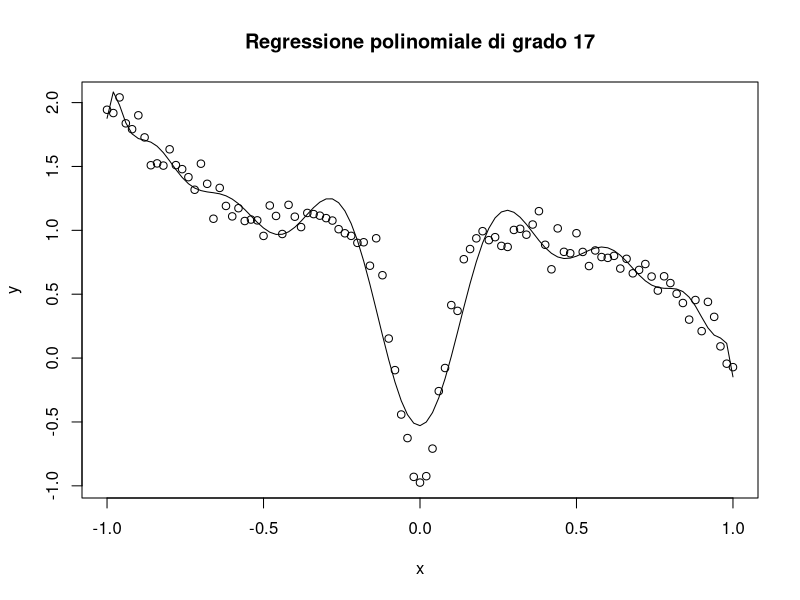
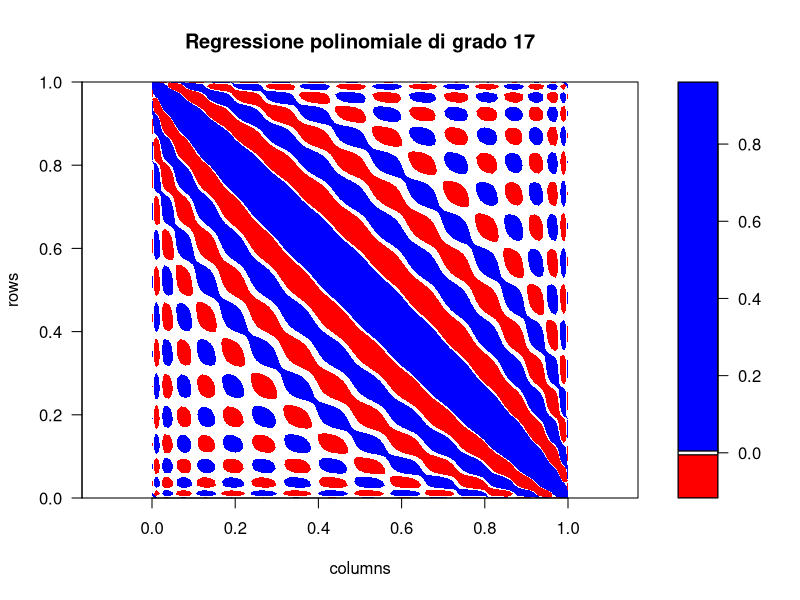
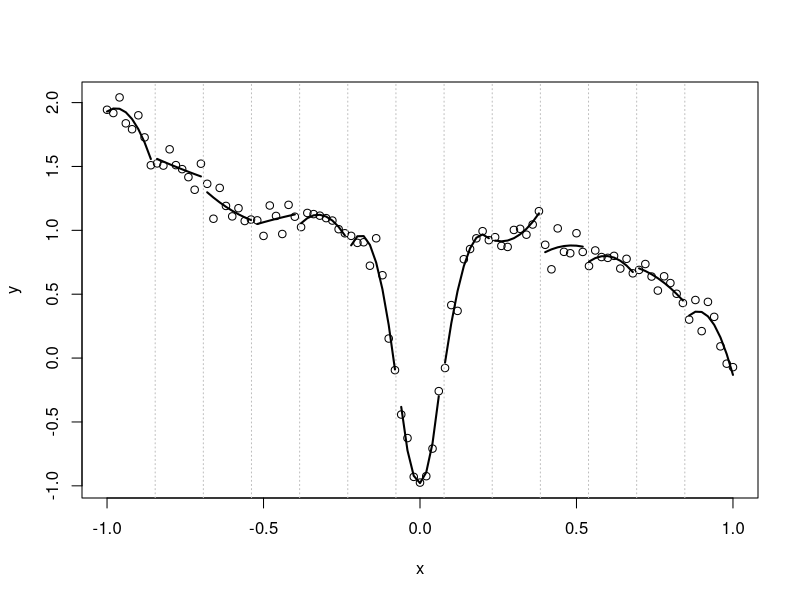
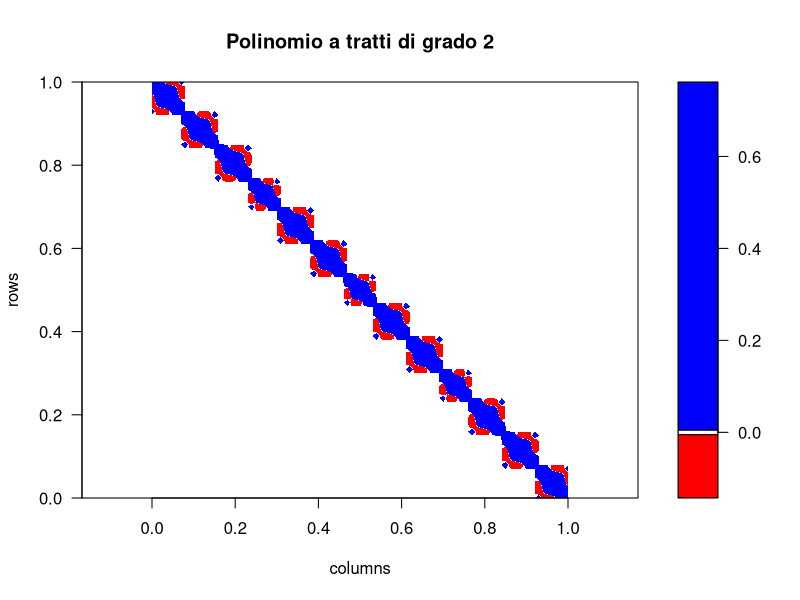
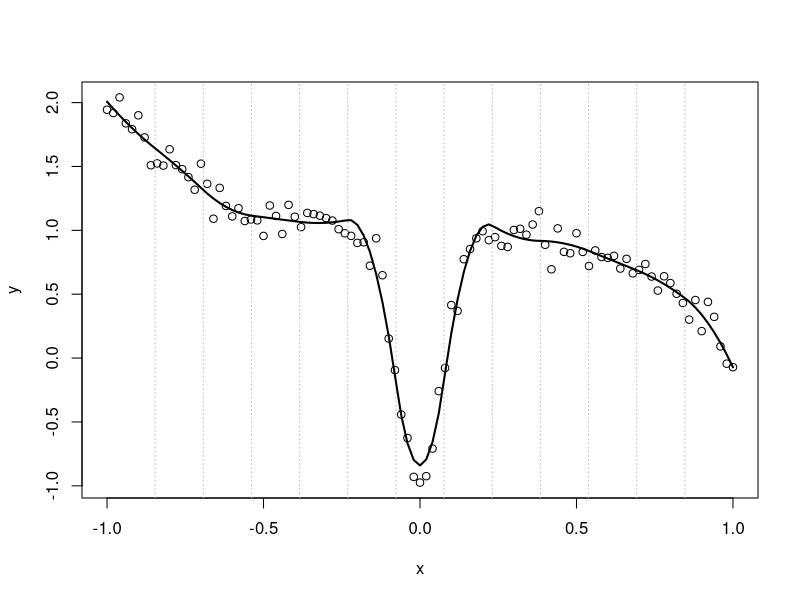
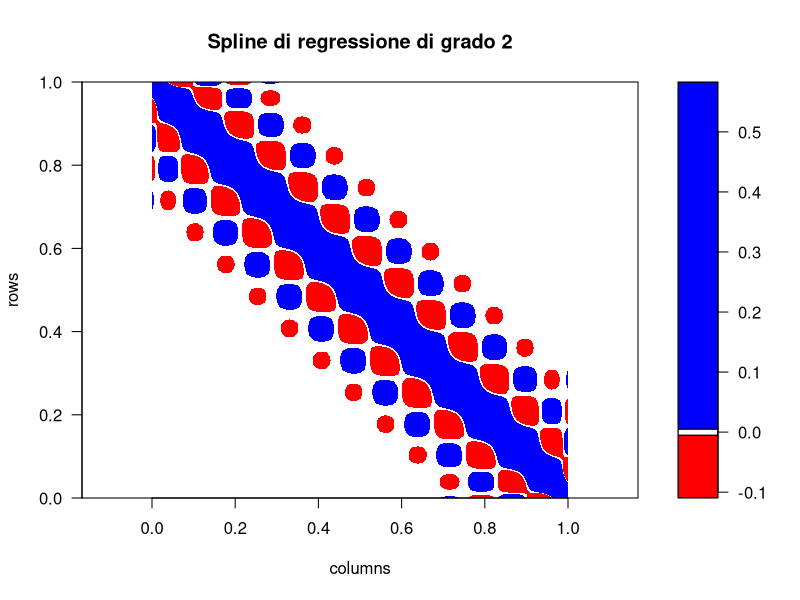
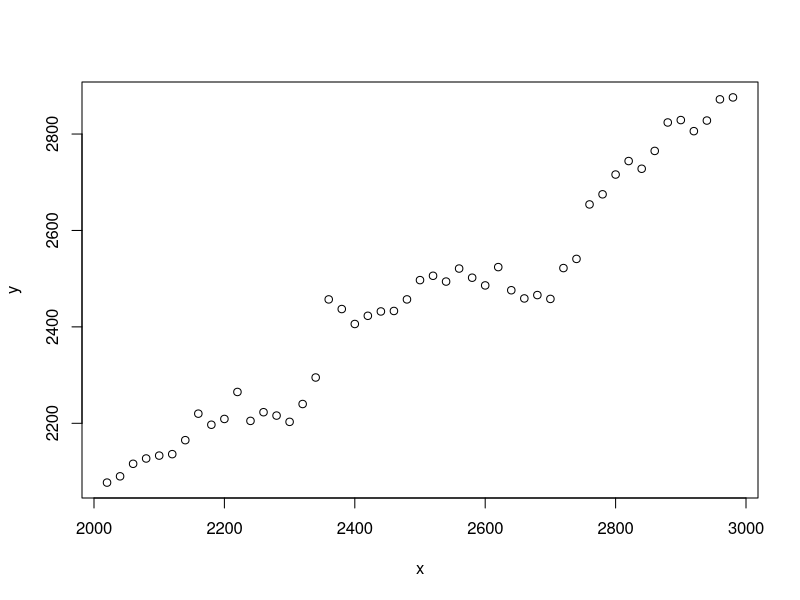
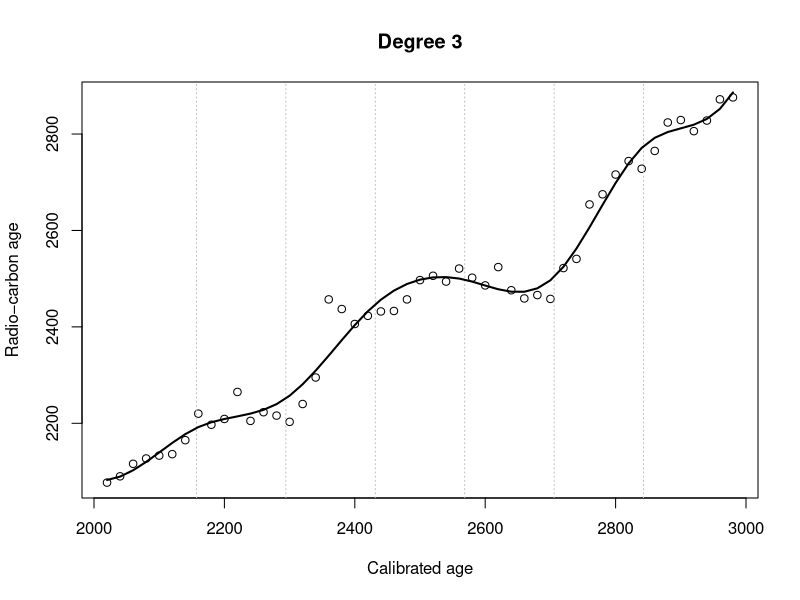

Here is the R script that generated these plots, in order:
rm(list=ls())
#==========================
# REGRESSION SPLINES
#==========================

#--- DATI SIMULATI ----------------------------

fx = function(x) 1 - x^3 - 2*exp(-100*x^2)
x = seq(-1,1,by=0.02)
set.seed(123)
n = length(x)
y = fx(x) + rnorm(n,0,0.1)

#--- REGRESSIONE POLINOMIALE ----------------------------

fit = lm(y ~ poly(x,degre=17, raw=T))
#pdf("Figure_poly17.pdf")
plot(x,y, main="Regressione polinomiale di grado 17")
lines(x,fitted(fit))
#dev.off()

B = model.matrix(fit)
S = B %*% solve(crossprod(B)) %*% t(B)

#pdf("Figure_hatmatrix17.pdf")
filled.contour(main="Regressione polinomiale di grado 17",apply(S, 2, rev), asp=1, xaxt="n", yaxt="n", xlab="columns", ylab="rows", levels=c(min(S),-0.005,0.005,max(S)), col=c("red", "white", "blue"))
#dev.off()

kappa(crossprod(B), exact=T)

#--- POLINOMI0 A TRATTI ----------------------------

M = 2
knots = seq(-1,1,length=14)[-c(1,14)]
x_cut = cut(x, c(-Inf,knots,Inf) )
#pdf("Figure_piece_poly.pdf")
plot(x,y)
abline(v=knots, col="gray", lty=3)
S = matrix(0,n,n)
for (i in 1:length(levels(x_cut)) ){
  subset = (x_cut==levels(x_cut)[i])
  lines(x[subset], fitted(lm(y[subset] ~ poly(x[subset],M))), lwd=2 )
  B = model.matrix(lm(y[subset] ~ poly(x[subset],M)))
  S[subset,subset] = B %*% solve(crossprod(B)) %*% t(B)
}
#dev.off()

#pdf("Figure_hatmatrix_piece_poly.pdf")
filled.contour(main="Polinomio a tratti di grado 2",apply(S, 2, rev), asp=1, xaxt="n", yaxt="n", xlab="columns", ylab="rows", levels=c(min(S),-0.005,0.005,max(S)), col=c("red", "white", "blue"))
#dev.off()


#--- SPLINE DI REGRESSIONE ----------------------------

K = length(knots)
n = length(x)
B = matrix(NA,ncol=M+K+1, nrow=n)
B[,1:(M+1)] = cbind(1,poly(x,M, raw=TRUE))
B[,(M+2):(M+K+1)] = sapply(1:K, function(k) ifelse(x >= knots[k], (x-knots[k])^M, 0))
fit = lm(y ~ 0 + B)

#pdf("Figure_reg_spline.pdf")
plot(x,y)
abline(v=knots, col="gray", lty=3)
lines(x,predict(fit), lwd=2)
#dev.off()

S = B %*% solve(crossprod(B)) %*% t(B)
#pdf("Figure_hatmatrix_reg_spline.pdf")
filled.contour(main="Spline di regressione di grado 2",apply(S, 2, rev), asp=1, xaxt="n", yaxt="n", xlab="columns", ylab="rows", levels=c(min(S),-0.005,0.005,max(S)), col=c("red", "white", "blue"))
#dev.off()


#--- RADIOCARBON DATA ----------------------------

library(sm) 
dat = radioc[(radioc$Cal.age > 2000 & radioc$Cal.age < 3000), ]
x = dat$Cal.age
y = dat$Rc.age
plot(y ~ x)

K = 6
knots = seq(min(x),max(x),length=K+2)[-c(1,K+2)]
M = 3
n = length(x)
B = matrix(NA,ncol=M+K+1, nrow=n)
B[,1:(M+1)] = cbind(1,poly(x,M, raw=TRUE))
B[,(M+2):(M+K+1)] = sapply(1:K, function(k) ifelse(x >= knots[k], (x-knots[k])^M, 0))
fit = lm(y ~ 0 + B)

#pdf("Figure_radioc_M.pdf")
plot(x,y, ylab="Radio−carbon age", xlab="Calibrated age", main=paste("Degree", M))
abline(v=knots, col="gray", lty=3)
lines(x,predict(fit), lwd=2)
#dev.off()



K = 7
knots = seq(min(x),max(x),length=K+2)[-c(1,K+2)]
M = 3
n = length(x)
B = matrix(NA,ncol=M+K+1, nrow=n)
B[,1:(M+1)] = cbind(1,poly(x,M, raw=TRUE))
B[,(M+2):(M+K+1)] = sapply(1:K, function(k) ifelse(x >= knots[k], (x-knots[k])^M, 0))
fit = lm(y ~ 0 + B)

#pdf("Figure_radioc_K.pdf")
plot(x,y, ylab="Radio−carbon age", xlab="Calibrated age", main=paste(K+2, "knots"))
abline(v=knots, col="gray", lty=3)
abline(v=range(x), col="gray", lty=3)
lines(x,predict(fit), lwd=2)
#dev.off()

#--- INTERPOLATING NATURAL SPLINE ----------------------------

#pdf("Figure_interpolating_ns.pdf")
f = splinefun(x, y, method = "natural")
plot(x, y, xlim=c(1900,3100))
curve(f(x), add = TRUE, from = 1000, to = 4000, n = 1000, lwd=2) 
#dev.off()

#--- TRUNCATED POWER BASIS ----------------------------

x = (x-min(x)) / (max(x)-min(x))
y = (y-min(y)) / (max(y)-min(y))

K = 13
knots = seq(min(x),max(x),length=K+2)[-c(1,K+2)]
M = 3
n = length(x)
B = matrix(NA,ncol=M+K+1, nrow=n)
B[,1:(M+1)] = cbind(1,poly(x,M, raw=TRUE))
B[,(M+2):(M+K+1)] = sapply(1:K, function(k) ifelse(x >= knots[k], (x-knots[k])^M, 0))

#pdf("Figure_tpowerbasis.pdf")
op <- par(mfrow=c(3,1), mar = c(0, 4, 0, 0))
plot(x,y, ylim=c(-0.5,1.5), col="white", ylab="Unscaled basis functions Bj(x)")
abline(v=knots, lty=3, col="gray")
for (i in 1:ncol(B)) lines(x,B[,i], col=i, lwd=2)

fit = lm(y ~ 0 + B)
beta_hat = coef(fit)
beta_hat
B_scaled = sapply(1:length(beta_hat),function(j) B[,j]*beta_hat[j])

plot(x,y, ylim=c(-0.5,1.5), col="white", , ylab="Scaled basis functions betaj * Bj(x)")
abline(v=knots, lty=3, col="gray")
for (i in 1:ncol(B_scaled)) lines(x,B_scaled[,i], col=i, lwd=2)

plot(x,y, ylim=c(-0.5,1.5), ylab="Sum betaj * Bj(x)")
abline(v=knots, lty=3, col="gray")
y_hat = apply(B_scaled, 1, sum)
lines(x,y_hat, lwd=2)
par(op)
#dev.off()


#--- NON-STANDARDIZED ----------------------------

rm(list=ls())

library(sm) 
dat = radioc[(radioc$Cal.age > 2000 & radioc$Cal.age < 3000), ]
x = dat$Cal.age
y = dat$Rc.age


K = 13
knots = seq(min(x),max(x),length=K+2)[-c(1,K+2)]
M = 3
n = length(x)
B = matrix(NA,ncol=M+K+1, nrow=n)
B[,1:(M+1)] = cbind(1,poly(x,M, raw=TRUE))
B[,(M+2):(M+K+1)] = sapply(1:K, function(k) ifelse(x >= knots[k], (x-knots[k])^M, 0))
fit = lm(y ~ 0 + B)
beta_hat = coef(fit)

#pdf("Figure_barbeta.pdf")
barplot(beta_hat)
#dev.off()

kappa(crossprod(B), exact=T)


#---------------------------------------
# B-SPLINES
#---------------------------------------

tpower <- function(x, t, deg){
  (x - t) ^ deg * (x > t)
}

bbase <- function(x, xl, xr, ndx, deg){
  dx <- (xr - xl) / ndx
  knots <- seq(xl - deg * dx, xr + deg * dx, by = dx)
  P <- outer(x, knots, tpower, deg)
  n <- dim(P)[2]
  Delta <- diff(diag(n), diff = deg + 1) / (gamma(deg + 1) * dx ^ deg)
  B <- (-1) ^ (deg + 1) * P %*% t(Delta)
  B
}


xl=min(x)
xr=max(x)
ndx=K+1
bdeg=3

B <- bbase(x, xl, xr, ndx, bdeg)
knots_all <- seq(xl - bdeg * (xr - xl) / ndx, xr + bdeg * (xr - xl) / ndx, by = (xr - xl) / ndx)
#pdf("Figure_Bspline.pdf")
plot(knots_all,rep(0,length(knots_all)),pch=19, ylab=expression(B[j](x)), xlab="x")
abline(v=knots_all, lty=3, col="gray")
for (i in 1:ncol(B)) lines(x,B[,i], col=i, lwd=2)
#dev.off()

rowSums(B)


x = (x-min(x)) / (max(x)-min(x))
y = (y-min(y)) / (max(y)-min(y))

xl=min(x)
xr=max(x)
ndx=K+1
bdeg=3

B <- bbase(x, xl, xr, ndx, bdeg)

#pdf("Figure_Bbasis.pdf")
op <- par(mfrow=c(3,1), mar = c(0, 4, 0, 0))
plot(x,y, ylim=c(-0.5,1.5), col="white", ylab="Unscaled basis functions Bj(x)")
abline(v=knots, lty=3, col="gray")
for (i in 1:ncol(B)) lines(x,B[,i], col=i, lwd=2)

fit = lm(y ~ 0 + B)
beta_hat = coef(fit)
beta_hat
B_scaled = sapply(1:length(beta_hat),function(j) B[,j]*beta_hat[j])

plot(x,y, ylim=c(-0.5,1.5), col="white", , ylab="Scaled basis functions betaj * Bj(x)")
abline(v=knots, lty=3, col="gray")
for (i in 1:ncol(B_scaled)) lines(x,B_scaled[,i], col=i, lwd=2)

plot(x,y, ylim=c(-0.5,1.5), ylab="Sum betaj * Bj(x)")
abline(v=knots, lty=3, col="gray")
y_hat = apply(B_scaled, 1, sum)
lines(x,y_hat, lwd=2)
par(op)
#dev.off()



#---------------------------------------
# NATURAL CUBIC SPLINES
#---------------------------------------

rm(list=ls())

library(sm) 
dat = radioc[(radioc$Cal.age > 2000 & radioc$Cal.age < 3000), ]
x = dat$Cal.age
y = dat$Rc.age

nat_spline_x <- function(x, knots){
  
  K <- length(knots)
  n <- length(x)
  xi <- knots
  
  d <- function(z, j)
  {
    out <- (x - xi[j])^3 * as.numeric(x > xi[j])
    out <- out - (x - xi[K])^3 * as.numeric(x > xi[K])
    out <- out / (xi[K] - xi[j])
    out
  }
  
  B <- matrix(0, ncol=K, nrow=n)
  B[, 1L] <- 1
  B[, 2L] <- x
  for (j in seq(1L, (K-2L)))
  {
    B[, j + 2L] <- d(x, j) - d(x, K - 1L)
  }
  B
  
}

M = 3
K = 11
knots = seq(min(x),max(x),length=K+2)[-c(1,K+2)]
n = length(x)
  
#pdf("Figure_nat_spline.pdf")
plot(x,y)
abline(v=knots, lty=3, col="gray")
B <- nat_spline_x(x, knots)
y_hat <- B %*% solve(crossprod(B)) %*% crossprod(B, y)
lines(x,y_hat, lwd=2)
#dev.off()


fit_ns <- lm(y ~ 0+B)
y_hat_ns <- predict(fit_ns, se = TRUE)

X = matrix(NA,ncol=M+K+1, nrow=n)
X[,1:(M+1)] = cbind(1,poly(x,M, raw=TRUE))
X[,(M+2):(M+K+1)] = sapply(1:K, function(k) ifelse(x >= knots[k], (x-knots[k])^M, 0))
fit_cs <- lm(y ~ 0+X)
y_hat_cs <- predict(fit_cs, se = TRUE)

#pdf("Figure_standard_error.pdf")
plot(x, y_hat_cs$se.fit, type="l", 
     ylim=c(0.02,max(y_hat_cs$se.fit)),
     ylab="Standard error", lwd=2)
lines(x, y_hat_ns$se.fit, lwd=2, col=4)
legend("top", c("cubic spline", "natural cubic spline"), lty=1, col=c(1,4), lwd=2)
#dev.off()
